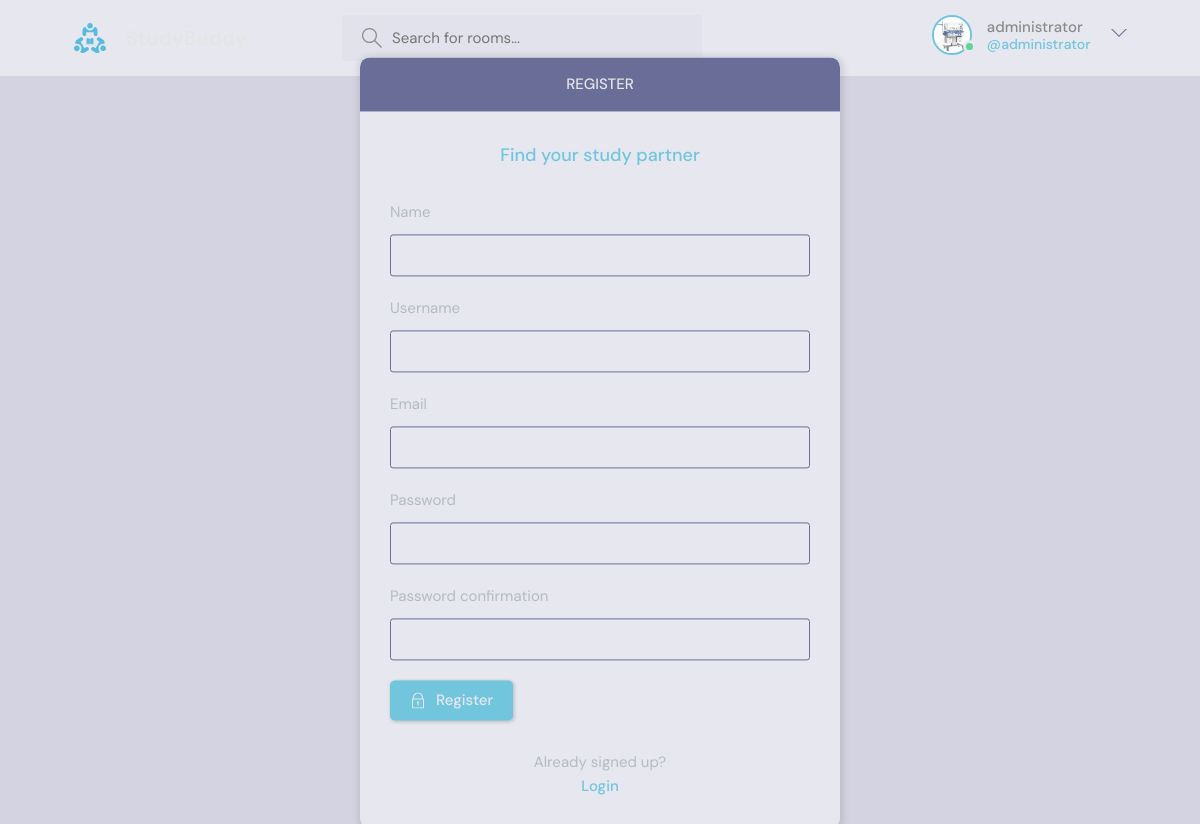
Page /register/ (signed in) on the committed database.
### base/models.py (models this page shows)
class User(AbstractUser):
    name = models.CharField(max_length=200,null=True)
    email = models.EmailField(unique=True,null=True)
    bio = models.TextField(null=True)
    avatar =  models.ImageField(null=True,default="avatar.svg")
    REQUIRED_FIELDS = []

### base/views.py (the view, shortened to what this page needs)
# urls.py: path('register/',registerPage,name='register'),
def registerPage(request):
    form = MyUserCreationForm()
    context ={"form":form}
    return render(request,'base/login_register.html',context)

### base/forms.py
class MyUserCreationForm(UserCreationForm):
    class Meta:
        model = User
        fields = ['name','username','email','password1','password2']

### base/templates/base/login_register.html (shortened to what this page needs)
{% extends 'main.html' %}
{% block content %}
    <main class="auth layout">
      {% if page == 'login' %}
      <div class="container">
        <div class="layout__box">
          <div class="layout__boxHeader">
            <div class="layout__boxTitle">
              <h3>Login</h3>
            </div>
          </div>
          <div class="layout__body">
            <h2 class="auth__tagline">Find your study partner</h2>
            <form class="form" action="" method="post">
              {% csrf_token %}
              <div class="form__group form__group">
                <label for="room_name">Username</label>
                <input id="username" name="username" type="text" placeholder="e.g. ephraimgethi" />
              </div>
              <div class="form__group">
                <label for="password">Password</label>
                <input
                  id="password"
                  name="password"
                  type="password"
                  placeholder="&bull;&bull;&bull;&bull;&bull;&bull;&bull;&bull;"
                />
              </div>
              <button class="btn btn--main" type="submit">
                <svg
                  version="1.1"
                  xmlns="http://www.w3.org/2000/svg"
                  width="32"
                  height="32"
                  viewBox="0 0 32 32"
                >
                  <title>lock</title>
                  <path
                    d="M27 12h-1v-2c0-5.514-4.486-10-10-10s-10 4.486-10 10v2h-1c-0.553 0-1 0.447-1 1v18c0 0.553 0.447 1 1 1h22c0.553 0 1-0.447 1-1v-18c0-0.553-0.447-1-1-1zM8 10c0-4.411 3.589-8 8-8s8 3.589 8 8v2h-16v-2zM26 30h-20v-16h20v16z"
                  ></path>
                  <path
                    d="M15 21.694v4.306h2v-4.306c0.587-0.348 1-0.961 1-1.694 0-1.105-0.895-2-2-2s-2 0.895-2 2c0 0.732 0.413 1.345 1 1.694z"
                  ></path>
                </svg>
                Login
              </button>
            </form>
            <div class="auth__action">
              <p>Haven't signed up yet?</p>
              <a href="{% url 'register' %}" class="btn btn--link">Sign Up</a>
            </div>
          </div>
        </div>
      </div>
      {% else %}
      <div class="container">
        <div class="layout__box">
          <div class="layout__boxHeader">
            <div class="layout__boxTitle">
              <h3>Register</h3>
            </div>
          </div>
          <div class="layout__body">
            <h2 class="auth__tagline">Find your study partner</h2>
            <form class="form" action="" method="post">
              {% for field in form %}
              <div class="form__group form__group">
                <label for="room_name">{{field.label}}</label>
                {{field}}
              </div>
             {% endfor %}
              <button class="btn btn--main" type="submit">
                Register
              </button>
            </form>
            <div class="auth__action">
              <p>Already signed up?</p>
              <a href="{% url 'login' %}" class="btn btn--link">Login</a>
            </div>
          </div>
        </div>
      </div>
      {% endif %}
    </main>
  {% endblock content %}

### templates/navbar.html (shortened to what this page needs)
{% load static %}
<header class="header header--loggedIn">
    <div class="container">
      <a href="{% url 'home' %}" class="header__logo">
        <img src="{% static 'images/logo.svg' %}" />
        <h1>StudyBuddy</h1>
      </a>
      <form class="header__search" method="get" action="{% url 'home' %}">
        <label>
          <input type="text" name="q" placeholder="Search for rooms..." />
        </label>
      </form>
      <nav class="header__menu">
        {% if request.user.is_authenticated %}
        <div class="header__user">
          <a href="{% url 'update-user' %}">
            <div class="avatar avatar--medium active">
              <img src="{{request.user.avatar.url}}" />
            </div>
            <p>{{request.user.username}} <span>@{{request.user.username}}</span></p>
          </a>
          <button class="dropdown-button">
            <svg version="1.1" xmlns="http://www.w3.org/2000/svg" width="32" height="32" viewBox="0 0 32 32">
              <title>chevron-down</title>
              <path d="M16 21l-13-13h-3l16 16 16-16h-3l-13 13z"></path>
            </svg>
          </button>
        </div>
        {% else %}
        <a href="{% url 'login' %}">
          <img src="{% static 'images/avatar.svg' %}" />
          <p>Login</p>
        </a>
        {% endif %}
      </nav>
    </div>
  </header>

### rows in the picture
User: user.avatar (picture), user.username "administrator"

### other values in the picture
{{ field.label }} "Name" "Username" "Email" "Password" "Password confirmation"
